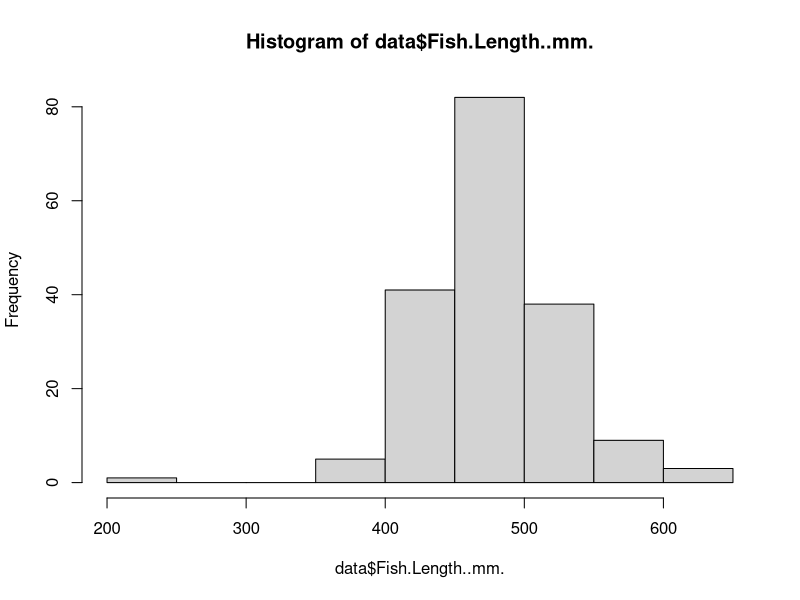
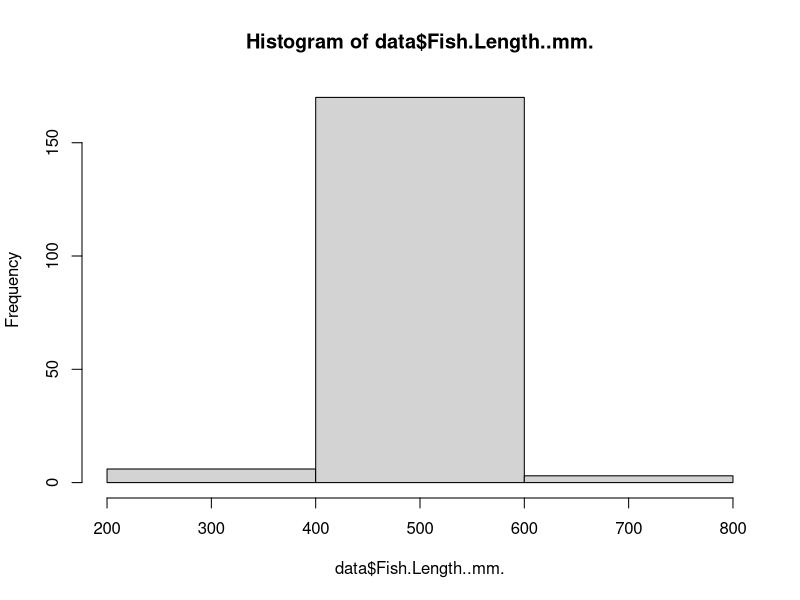
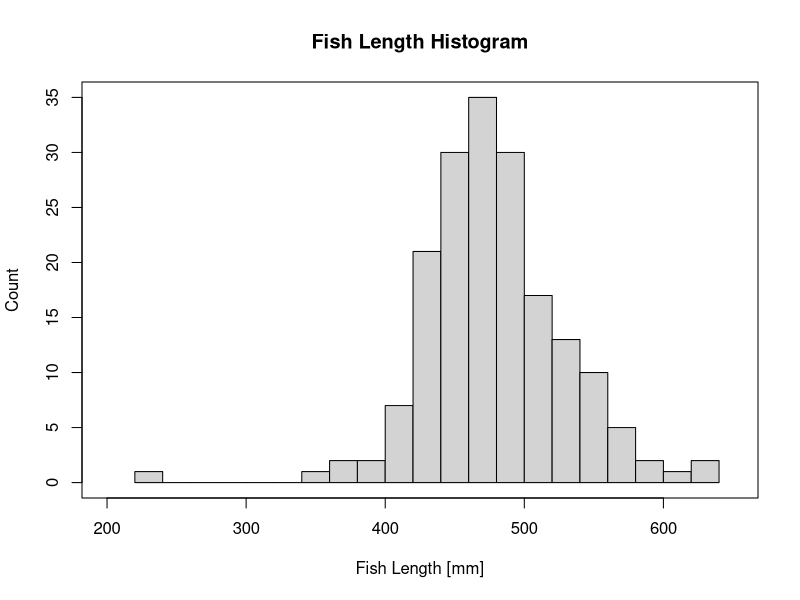

These charts were generated, in order, by the following R code:
## ---- chunk 1
knitr::opts_chunk$set(echo = TRUE)
data<-read.csv("LT_length_data.csv")
hist(data$Fish.Length..mm.)
## ---- chunk 2
hist(data$Fish.Length..mm., breaks=2)
## ---- chunk 3
#Using the Freedman-Diacobis rule we can find h (bin-width) and the number of bins
h<-2*IQR(data$Fish.Length..mm.)*(length(data$Fish.Length..mm.)^(-1/3))
#h=19.87
#Number of bins should be (max-min/h)
bins<-(max(data$Fish.Length..mm.)-min(data$Fish.Length..mm.))/h
#bins=20.58
hist(data$Fish.Length..mm., breaks=20,xlim=c(200,650), xlab="Fish Length [mm]", ylab="Count", main="Fish Length Histogram")
box()

